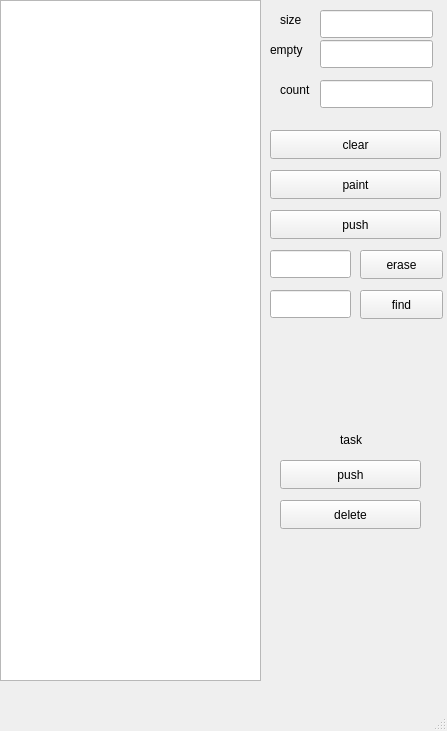
<?xml version="1.0" encoding="UTF-8"?>
<ui version="4.0">
 <class>MainWindow</class>
 <widget class="QMainWindow" name="MainWindow">
  <property name="geometry">
   <rect>
    <x>0</x>
    <y>0</y>
    <width>447</width>
    <height>731</height>
   </rect>
  </property>
  <property name="windowTitle">
   <string>MainWindow</string>
  </property>
  <widget class="QWidget" name="centralwidget">
   <widget class="QTextBrowser" name="textBrowser">
    <property name="geometry">
     <rect>
      <x>0</x>
      <y>0</y>
      <width>261</width>
      <height>681</height>
     </rect>
    </property>
   </widget>
   <widget class="QPushButton" name="pushButton">
    <property name="geometry">
     <rect>
      <x>270</x>
      <y>210</y>
      <width>171</width>
      <height>29</height>
     </rect>
    </property>
    <property name="text">
     <string>push</string>
    </property>
   </widget>
   <widget class="QLineEdit" name="lineEdit">
    <property name="geometry">
     <rect>
      <x>320</x>
      <y>10</y>
      <width>113</width>
      <height>28</height>
     </rect>
    </property>
    <property name="readOnly">
     <bool>true</bool>
    </property>
   </widget>
   <widget class="QLineEdit" name="lineEdit_2">
    <property name="geometry">
     <rect>
      <x>320</x>
      <y>80</y>
      <width>113</width>
      <height>28</height>
     </rect>
    </property>
    <property name="readOnly">
     <bool>true</bool>
    </property>
   </widget>
   <widget class="QLineEdit" name="lineEdit_3">
    <property name="geometry">
     <rect>
      <x>320</x>
      <y>40</y>
      <width>113</width>
      <height>28</height>
     </rect>
    </property>
    <property name="readOnly">
     <bool>true</bool>
    </property>
   </widget>
   <widget class="QLabel" name="label">
    <property name="geometry">
     <rect>
      <x>270</x>
      <y>40</y>
      <width>63</width>
      <height>20</height>
     </rect>
    </property>
    <property name="text">
     <string>empty</string>
    </property>
   </widget>
   <widget class="QLabel" name="label_2">
    <property name="geometry">
     <rect>
      <x>280</x>
      <y>10</y>
      <width>63</width>
      <height>20</height>
     </rect>
    </property>
    <property name="text">
     <string>size</string>
    </property>
   </widget>
   <widget class="QLabel" name="label_3">
    <property name="geometry">
     <rect>
      <x>280</x>
      <y>80</y>
      <width>63</width>
      <height>20</height>
     </rect>
    </property>
    <property name="text">
     <string>count</string>
    </property>
   </widget>
   <widget class="QLineEdit" name="lineEdit_4">
    <property name="geometry">
     <rect>
      <x>270</x>
      <y>250</y>
      <width>81</width>
      <height>28</height>
     </rect>
    </property>
   </widget>
   <widget class="QPushButton" name="pushButton_2">
    <property name="geometry">
     <rect>
      <x>360</x>
      <y>250</y>
      <width>83</width>
      <height>29</height>
     </rect>
    </property>
    <property name="text">
     <string>erase</string>
    </property>
   </widget>
   <widget class="QLabel" name="label_4">
    <property name="geometry">
     <rect>
      <x>340</x>
      <y>430</y>
      <width>41</width>
      <height>20</height>
     </rect>
    </property>
    <property name="text">
     <string>task</string>
    </property>
   </widget>
   <widget class="QPushButton" name="pushButton_3">
    <property name="geometry">
     <rect>
      <x>360</x>
      <y>290</y>
      <width>83</width>
      <height>29</height>
     </rect>
    </property>
    <property name="text">
     <string>find</string>
    </property>
   </widget>
   <widget class="QLineEdit" name="lineEdit_5">
    <property name="geometry">
     <rect>
      <x>270</x>
      <y>290</y>
      <width>81</width>
      <height>28</height>
     </rect>
    </property>
   </widget>
   <widget class="QPushButton" name="pushButton_4">
    <property name="geometry">
     <rect>
      <x>270</x>
      <y>170</y>
      <width>171</width>
      <height>29</height>
     </rect>
    </property>
    <property name="text">
     <string>paint</string>
    </property>
   </widget>
   <widget class="QPushButton" name="pushButton_5">
    <property name="geometry">
     <rect>
      <x>270</x>
      <y>130</y>
      <width>171</width>
      <height>29</height>
     </rect>
    </property>
    <property name="text">
     <string>clear</string>
    </property>
   </widget>
   <widget class="QPushButton" name="pushButton_6">
    <property name="geometry">
     <rect>
      <x>280</x>
      <y>460</y>
      <width>141</width>
      <height>29</height>
     </rect>
    </property>
    <property name="text">
     <string>push</string>
    </property>
   </widget>
   <widget class="QPushButton" name="pushButton_7">
    <property name="geometry">
     <rect>
      <x>280</x>
      <y>500</y>
      <width>141</width>
      <height>29</height>
     </rect>
    </property>
    <property name="text">
     <string>delete</string>
    </property>
   </widget>
  </widget>
  <widget class="QMenuBar" name="menubar">
   <property name="geometry">
    <rect>
     <x>0</x>
     <y>0</y>
     <width>447</width>
     <height>25</height>
    </rect>
   </property>
  </widget>
  <widget class="QStatusBar" name="statusbar"/>
 </widget>
 <resources/>
 <connections/>
</ui>
